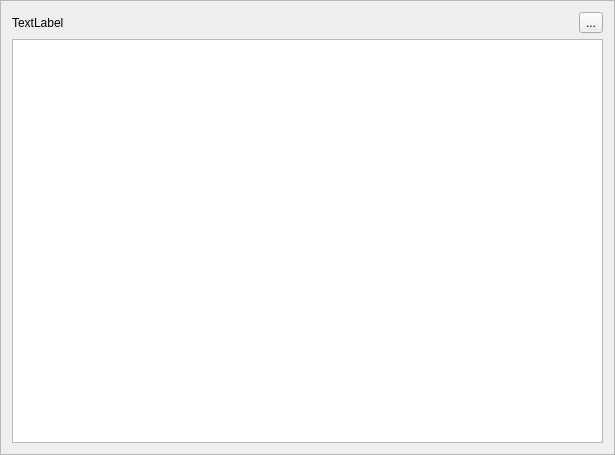
<?xml version="1.0" encoding="UTF-8"?>
<ui version="4.0">
 <class>News</class>
 <widget class="QFrame" name="News">
  <property name="geometry">
   <rect>
    <x>0</x>
    <y>0</y>
    <width>615</width>
    <height>455</height>
   </rect>
  </property>
  <property name="windowTitle">
   <string>Towns</string>
  </property>
  <property name="frameShape">
   <enum>QFrame::StyledPanel</enum>
  </property>
  <property name="frameShadow">
   <enum>QFrame::Raised</enum>
  </property>
  <layout class="QGridLayout" name="gridLayout">
   <item row="0" column="0">
    <widget class="QLabel" name="label">
     <property name="text">
      <string>TextLabel</string>
     </property>
    </widget>
   </item>
   <item row="0" column="1">
    <widget class="QToolButton" name="tb">
     <property name="text">
      <string>...</string>
     </property>
    </widget>
   </item>
   <item row="1" column="0" colspan="2">
    <widget class="QTextBrowser" name="text"/>
   </item>
  </layout>
 </widget>
 <resources>
  <include location="gtgui.qrc"/>
 </resources>
 <connections/>
</ui>
